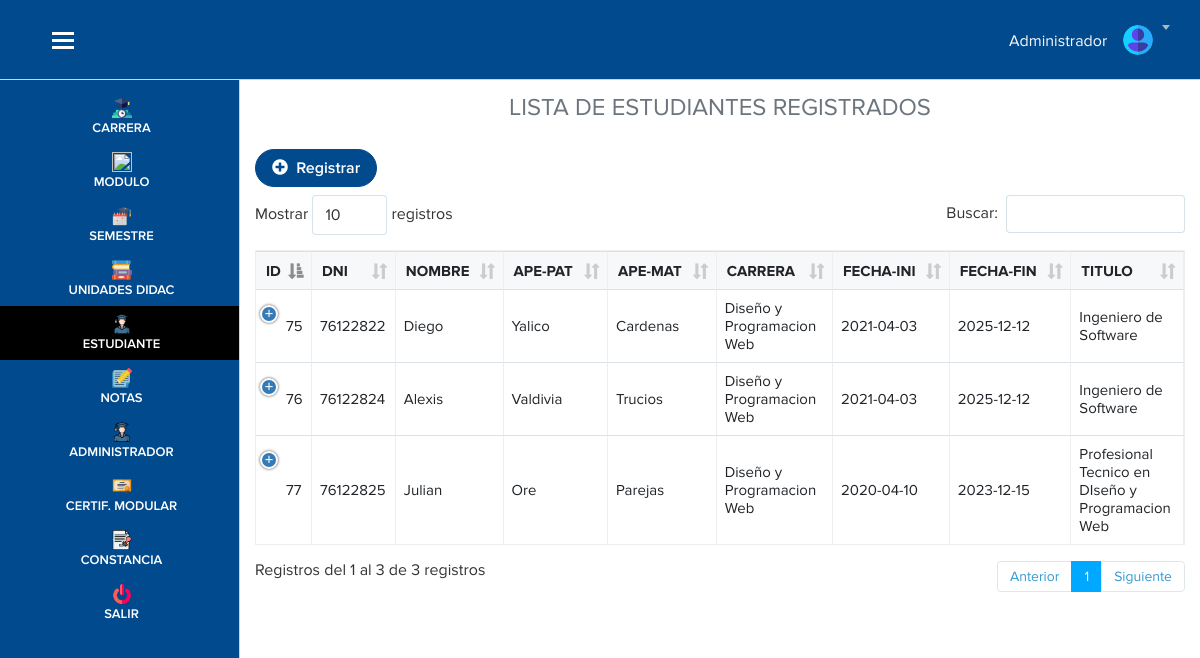
Page /vista/estudiante.php (signed in) on the committed database.
### tables this page shows
CREATE TABLE `estudiante` (
  `id` bigint(20) NOT NULL,
  `dni` varchar(255) DEFAULT NULL,
  `nombre` varchar(255) NOT NULL,
  `apellido_paterno` varchar(255) DEFAULT '',
  `apellido_materno` varchar(255) DEFAULT '',
  `carrera` int(11) DEFAULT NULL,
  `fecha_inicio` date DEFAULT NULL,
  `fecha_final` date DEFAULT NULL,
  `titulo` varchar(255) DEFAULT NULL,
  `trabajo_actual` varchar(255) DEFAULT NULL,
  `ruc` varchar(255) DEFAULT NULL,
  `ubicacion` varchar(255) DEFAULT NULL,
  `telefono` varchar(255) DEFAULT NULL,
  `usuario` varchar(255) DEFAULT '',
  `clave` varchar(255) DEFAULT '',
  `foto` longblob DEFAULT NULL,
  `estado` varchar(255) DEFAULT NULL,
  `correo` varchar(255) DEFAULT NULL
);

CREATE TABLE `carrera` (
  `id_carrera` int(11) NOT NULL,
  `nombre` varchar(255) NOT NULL
);

### vista/estudiante.php (the view, shortened to what this page needs)
<?php require('./layout/topbar.php'); ?>
<?php require('./layout/sidebar.php'); ?>
<div class="page-content">
   <h4 class="text-center text-secondary pb-2">LISTA DE ESTUDIANTES REGISTRADOS</h4>
   <a class="btn btn-primary btn-rounded mb-2" data-toggle="modal" data-target="#exampleModal"><i class="fas fa-plus-circle"></i>
      &nbsp;Registrar</a>
   <table class="table table-bordered table-hover w-100" id="example">
      <thead>
         <tr>
            <th scope="col">ID</th>
            <th scope="col">DNI</th>
            <th scope="col">NOMBRE</th>
            <th scope="col">APE-PAT</th>
            <th scope="col">APE-MAT</th>
            <th scope="col">CARRERA</th>
            <th scope="col">FECHA-INI</th>
            <th scope="col">FECHA-FIN</th>
            <th scope="col">TITULO</th>
         </tr>
      </thead>
      <tbody>
         <?php
         include "../modelo/conexion.php";
         $sql2 = $conexion->query(" SELECT estudiante.id,estudiante.dni,estudiante.carrera,carrera.id_carrera,carrera.nombre AS 'nomCarrera',
         estudiante.nombre,estudiante.apellido_paterno,estudiante.apellido_materno,estudiante.fecha_inicio,estudiante.fecha_final,
         estudiante.titulo,estudiante.trabajo_actual,estudiante.ruc,estudiante.ubicacion,estudiante.telefono,estudiante.foto,estudiante.usuario,
         estudiante.clave,estado,carrera,correo FROM estudiante INNER JOIN carrera ON estudiante.carrera = carrera.id_carrera
          ");
         while ($datos = $sql2->fetch_object()) { ?>
            <tr>
               <td><?= $datos->id ?></td>
               <td><?= $datos->dni ?></td>
               <td><?= $datos->nombre ?></td>
               <td><?= $datos->apellido_paterno ?></td>
               <td><?= $datos->apellido_materno ?></td>
               <td><?= $datos->nomCarrera ?></td>
               <td><?= $datos->fecha_inicio ?></td>
               <td><?= $datos->fecha_final ?></td>
               <td><?= $datos->titulo ?></td>
            </tr>
         <?php }
         ?>
      </tbody>
   </table>
</div>
</div>
<?php require('./layout/footer.php'); ?>

### vista/layout/topbar.php (shortened to what this page needs)
<!doctype html>
<html lang="es">
<head>
   <head lang="es">
      <link href="../public/app/publico/css/lib/font-awesome/font-awesome.min.css" rel="stylesheet">
      <link href="../public/bootstrap5/css/bootstrap.min.css" rel="stylesheet">
      <link rel="stylesheet" href="../public/app/publico/css/lib/lobipanel/lobipanel.min.css">
      <link rel="stylesheet" href="../public/app/publico/css/separate/vendor/lobipanel.min.css">
      <link rel="stylesheet" href="../public/app/publico/css/lib/jqueryui/jquery-ui.min.css">
      <link rel="stylesheet" href="../public/app/publico/css/separate/pages/widgets.min.css">
      <link rel="stylesheet" href="../public/fontawesome/css/all.min.css">
      <link rel="stylesheet" href="../public/fontawesome/css/fontawesome.min.css">
      <link rel="stylesheet" href="../public/app/publico/css/lib/datatables-net/datatables.min.css">
      <link rel="stylesheet" href="../public/app/publico/css/separate/vendor/datatables-net.min.css">
      <link href="../public/app/publico/css/lib/bootstrap/bootstrap.min.css" rel="stylesheet">
      <link href="../public/app/publico/css/main.css" rel="stylesheet">
      <link href="../public/app/publico/css/mis_estilos/estilos.css" rel="stylesheet">
      <link rel="stylesheet" type="text/css" href="../public/app/publico/css/lib/jquery-flex-label/jquery.flex.label.css">
      <link href="../public/principal/css/estilos.css" rel="stylesheet">
      <link href="../public/pnotify/css/pnotify.css" rel="stylesheet" />
      <link href="../public/pnotify/css/pnotify.buttons.css" rel="stylesheet" />
      <link href="../public/pnotify/css/custom.min.css" rel="stylesheet" />
   </head>
</head>
<body class="with-side-menu">
   <div id="app">
      <header class="site-header" >
         <div class="container-fluid" style="padding-left: 40px;">
            <button id="show-hide-sidebar-toggle" class="show-hide-sidebar">
               <span>toggle menu</span>
            </button>
            <div class="site-header-content">
               <div class="site-header-content-in">
                  <div class="site-header-shown">
                     <div class="dropdown dropdown-notification">
                        <h6 class="text-light mt-2">
                           Administrador
                        </h6>
                     </div>
                     <div class="dropdown user-menu">
                        <button class="dropdown-toggle" id="dd-user-menu" type="button" data-toggle="dropdown" aria-haspopup="true" aria-expanded="false">
                           <img src="../public/app/publico/img/user.svg" alt="">
                        </button>
                     </div>
                  </div>
               </div>
            </div>
         </div>
      </header>

### vista/layout/sidebar.php
<nav class="side-menu" >
   <ul class="side-menu-list p-0">
   <li class="red">
         <a href="inicio.php" class="activos">
            <img src="../public/img-inicio/carrera.png" class="img-inicio" alt="">
            <span class="lbl">CARRERA</span>
         </a>
      </li>
      <li class="red">
         <a href="modulo.php" class="activos">
            <img src="../public/img-inicio/modulos.png" class="img-inicio" alt="">
            <span class="lbl">MODULO</span>
         </a>
      </li>
      <li class="red">
         <a href="semestre.php" class="activos">
            <img src="../public/img-inicio/semestre.png" class="img-inicio" alt="">
            <span class="lbl">SEMESTRE</span>
         </a>
      </li>
      <li class="red">
         <a href="unidades.php" class="activos">
            <img src="../public/img-inicio/unidades.png" class="img-inicio" alt="">
            <span class="lbl">UNIDADES DIDAC</span>
         </a>
      </li>
      <li class="red">
         <a href="estudiante.php" class="activos">
            <img src="../public/img-inicio/estudiante.png" class="img-inicio" alt="">
            <span class="lbl">ESTUDIANTE</span>
         </a>
      </li>
      <li class="red">
         <a href="nota.php" class="activos">
            <img src="../public/img-inicio/nota.png" class="img-inicio" alt="">
            <span class="lbl">NOTAS</span>
         </a>
      </li>
      <li class="red">
         <a href="administrador.php" class="activos">
            <img src="../public/img-inicio/estudiante.png" class="img-inicio" alt="">
            <span class="lbl">ADMINISTRADOR</span>
         </a>
      </li>
      <li class="red">
         <a href="certificado.php" class="activos">
            <img src="../public/img-inicio/certificado_modular.png" class="img-inicio" alt="">
            <span class="lbl">CERTIF. MODULAR</span>
         </a>
      </li>
      <li class="red">
         <a href="constancia.php" class="activos">
            <img src="../public/img-inicio/constancia_practicas.png" class="img-inicio" alt="">
            <span class="lbl">CONSTANCIA</span>
         </a>
      </li>
      <li class="red">
         <a href="../controlador/controlador_cerrar_sesion.php">
            <img src="../public/img-inicio/apagar.png" class="img-inicio" alt=""><span class="lbl">SALIR</span></a>
      </li>
   </ul>
</nav>

### vista/layout/footer.php (shortened to what this page needs)
</body>
</html>

### vista/estudiante.php (style rules this page uses)
ul li:nth-child(5) .activos { background: rgb(0, 0, 0) !important; }

### vista/layout/topbar.php (style rules this page uses)
.page-content { margin-top: 70px; }

### rows in the picture
estudiante: id "75", dni "76122822", nombre "Diego", apellido_paterno "Yalico", apellido_materno "Cardenas", carrera.nombre "Diseño y Programacion Web", fecha_inicio "2021-04-03", fecha_final "2025-12-12", titulo "Ingeniero de Software"
estudiante: id "76", dni "76122824", nombre "Alexis", apellido_paterno "Valdivia", apellido_materno "Trucios", carrera.nombre "Diseño y Programacion Web", fecha_inicio "2021-04-03", fecha_final "2025-12-12", titulo "Ingeniero de Software"
estudiante: id "77", dni "76122825", nombre "Julian", apellido_paterno "Ore", apellido_materno "Parejas", carrera.nombre "Diseño y Programacion Web", fecha_inicio "2020-04-10", fecha_final "2023-12-15", titulo "Profesional Tecnico en DIseño y Programacion Web"
